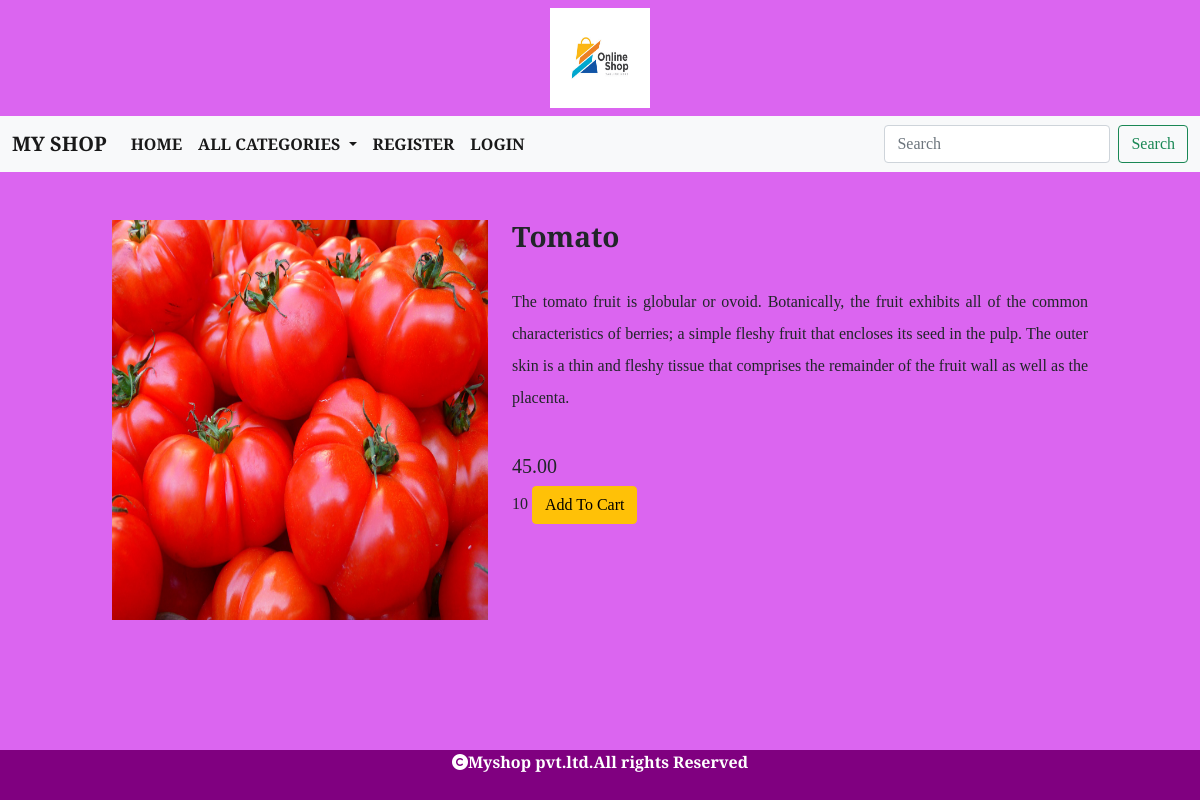
Page /details/Tomato on the committed database.
### shop/models.py (models this page shows, shortened)
class Product(models.Model):
    name=models.CharField(max_length=20)
    desc=models.TextField()
    image=models.ImageField(upload_to="images/product",null=True,blank=True)
    price=models.DecimalField(max_digits=10,decimal_places=2)
    category=models.ForeignKey(Category,on_delete=models.CASCADE)  #foreign key
    stock=models.IntegerField()
    available=models.BooleanField(default=True)
    created=models.DateTimeField(auto_now_add=True)
    updated=models.DateTimeField(auto_now=True)

### shop/views.py (the view)
# urls.py: path('details/<p>',views.details,name="details"),
def details(request,p):
    pd=Product.objects.get(name=p)
    return render(request,'detail.html',{'pd':pd})

### cart/context_processors.py (called while the page is built)
def total(request):
    item_count=0
    if request.user:
        u=request.user
    try:
        cart=Cart.objects.filter(user=u)
        for i in cart:
            item_count+=i.quantity
    except:
        item_count=0
    return {'count':item_count}

### shop/context_processors.py (called while the page is built)
def menu_links(request):
    c=Category.objects.all()
    return {'links':c}

### templates/detail.html
{% extends 'base.html' %}
{% load static %}
{% block content %}
    <div class="container-fluid mt-5">
        <div class="row">
            <div class="col-sm-4" style="margin-left:100px;">
                <img src="{{pd.image.url}}" height="400px;" width="100%">
            </div>
            <div class="col-sm-6">
                <h3 class="fw-bold">{{pd.name}}</h3><br>
                <p style="text-align:justify;line-height:2;">{{pd.desc}}</p><br>
                <h5>{{pd.price}}</h5>
                {{pd.stock}}
                {% if user.is_superuser == True %}
                    {% if pd.stock == 0 %}
                        <h3>Out Of Stock</h3>
                    <a href="{% url 'admin:index' %}" class="btn btn-warning">Add Stock</a>
                    {% else %}
                    <h3>Product in Stock</h3>
                    <a href="{% url 'admin:index' %}" class="btn btn-warning">Add Stock</a>
                    {% endif %}
                {% else %}
                    {% if pd.stock == 0 %}
                        <h3>Out Of Stock</h3>
                    {% else %}
                        <a href="{% url 'cart:addtocart' pd.name %}" class="btn btn-warning">Add To Cart</a>
                    {% endif %}
                {% endif %}
            </div>
        </div>
    </div>
{% endblock %}

### static/css/style.css (style rules this page uses)
body { font-family: 'Slabo 27px', serif; background-color:#db65f0; }

### rows in the picture
Product: image (picture), name "Tomato", desc "The tomato fruit is globular or ovoid. Botanically, the fruit exhibits all of the common characteristics of berries; a simple fleshy fruit that encloses its seed in the pulp. The outer skin is a thin and fleshy tissue that comprises the remainder of the fruit wall as well as the placenta.", price "45.00", stock "10"
